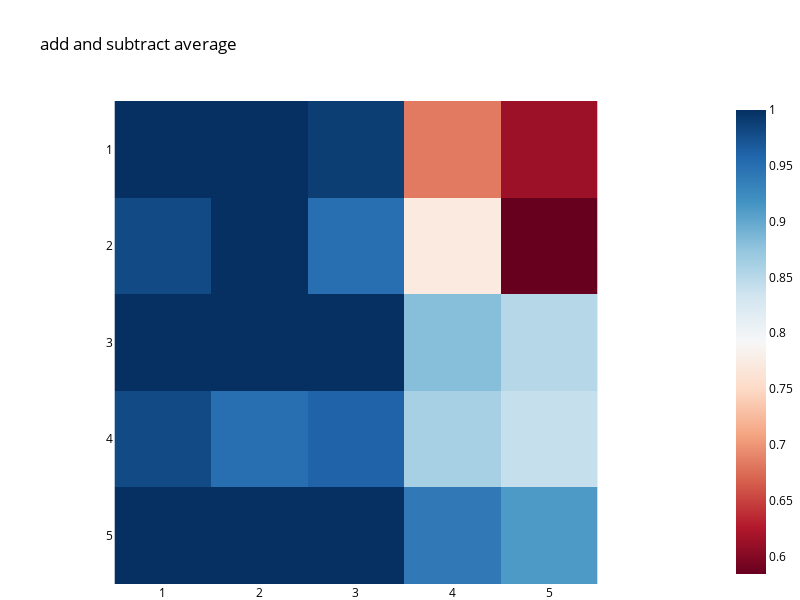

Notebook source saved alongside this figure:
### Markdown cell above
# Plot results

### Code cell
n_correct_matrix = torch.zeros([5,5])

for pos1 in range(5):
    for pos2 in range(5):
        replace_diff = -torch.tensor(replace_corrects[(pos1,pos2)]) + torch.tensor(replace_replaces[(pos1,pos2)])
        n_correct_matrix[pos1, pos2] = torch.sum(replace_diff > 0)/replace_diff.size()[0]

# modified from neel nanda's examples
def imshow(tensor, renderer=None, xaxis="", yaxis="", font_size=None, show=True, color_continuous_midpoint=0.0, **kwargs):
    import plotly.express as px
    import transformer_lens.utils as utils
    fig = px.imshow(utils.to_numpy(tensor), color_continuous_midpoint=color_continuous_midpoint, color_continuous_scale="RdBu", labels={"x":xaxis, "y":yaxis}, **kwargs)
    if not font_size is None:
        if 'x' in kwargs:
            fig.update_layout(
              xaxis = dict(
                tickmode='array',
                tickvals = kwargs['x'],
                ticktext = kwargs['x'], 
                ),
               font=dict(size=font_size, color="black"))
        if 'y' in kwargs:
            fig.update_layout(
              yaxis = dict(
                tickmode='array',
                tickvals = kwargs['y'],
                ticktext = kwargs['y'], 
                ),
               font=dict(size=font_size, color="black"))
    plot_args = {
        'width': 800,
        'height': 600,
        "autosize": False,
        'showlegend': True,
        'margin': {"l":0,"r":0,"t":100,"b":0}
    }
    
    fig.update_layout(**plot_args)
    fig.update_layout(legend=dict(
        yanchor="top",
        y=0.99,
        xanchor="left",
            x=0.01
    ))
    if show:
        fig.show(renderer)
    else:
        return fig

title = 'replacing with average'
if DO_DIFF:
    title = 'add and subtract average'

imshow(n_correct_matrix, color_continuous_midpoint=None, y=[1,2,3,4,5], x=[1,2,3,4,5], title=title, font_size=12)

### Figure 1 — Plotly figure (JSON) as saved in the notebook; plotly's stock layout.template omitted (floating-point values rounded to 4 significant figures)
{"data": [{"coloraxis": "coloraxis", "hovertemplate": "x: %{x}<br>y: %{y}<br>color: %{z}<extra></extra>", "name": "0", "type": "heatmap", "x": [1, 2, 3, 4, 5], "xaxis": "x", "y": [1, 2, 3, 4, 5], "yaxis": "y", "z": [[1, 1, 0.9901, 0.6832, 0.6139], [0.9802, 1, 0.9505, 0.7723, 0.5842], [1, 1, 1, 0.8812, 0.8515], [0.9802, 0.9505, 0.9604, 0.8614, 0.8416], [1, 1, 1, 0.9406, 0.9109]]}], "layout": {"autosize": false, "coloraxis": {"colorscale": [[0, "rgb(103,0,31)"], [0.1, "rgb(178,24,43)"], [0.2, "rgb(214,96,77)"], [0.3, "rgb(244,165,130)"], [0.4, "rgb(253,219,199)"], [0.5, "rgb(247,247,247)"], [0.6, "rgb(209,229,240)"], [0.7, "rgb(146,197,222)"], [0.8, "rgb(67,147,195)"], [0.9, "rgb(33,102,172)"], [1, "rgb(5,48,97)"]]}, "font": {"color": "black", "size": 12}, "height": 600, "legend": {"x": 0.01, "xanchor": "left", "y": 0.99, "yanchor": "top"}, "margin": {"b": 0, "l": 0, "r": 0, "t": 100}, "showlegend": true, "title": {"text": "add and subtract average"}, "width": 800, "xaxis": {"anchor": "y", "autorange": true, "constrain": "domain", "domain": [0.1582, 0.8418], "range": [0.5, 5.5], "scaleanchor": "y", "tickmode": "array", "ticktext": [1, 2, 3, 4, 5], "tickvals": [1, 2, 3, 4, 5], "type": "linear"}, "yaxis": {"anchor": "x", "autorange": true, "constrain": "domain", "domain": [0.001031, 0.999], "range": [5.5, 0.5], "tickmode": "array", "ticktext": [1, 2, 3, 4, 5], "tickvals": [1, 2, 3, 4, 5], "type": "linear"}}}
